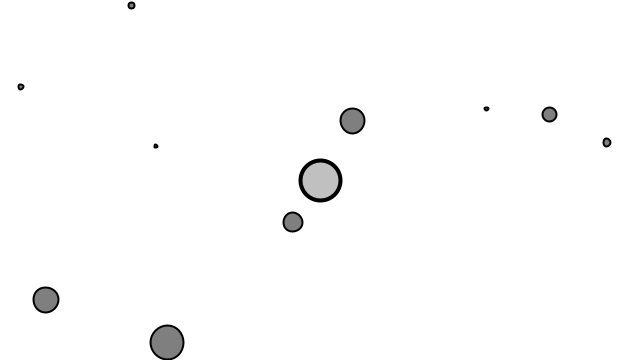
Frame 1 (no input)
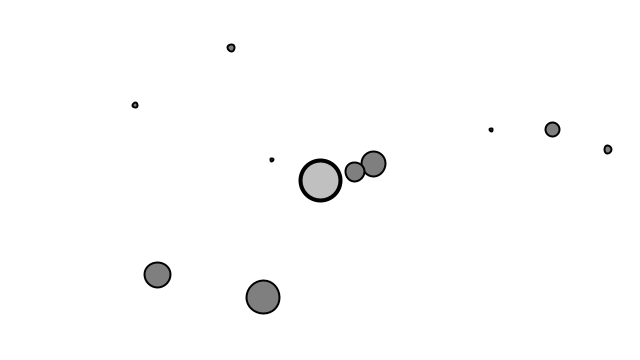
Frame 60 (the mouse pressed at the canvas centre just before this capture)
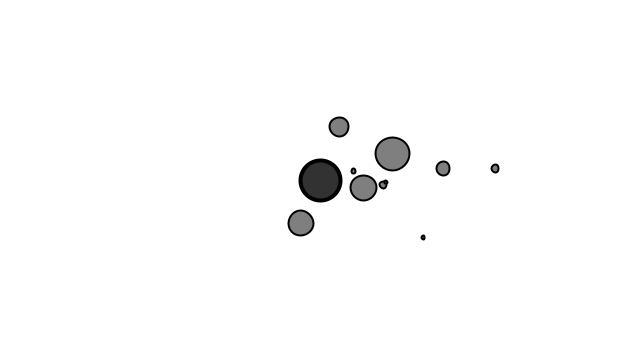
Frame 120 (the mouse held since frame 60 and released just before this capture)

The Processing sketch that drew these frames (run headless with seeded random() and noise(); from frame 60 on, the mouse is pressed at the canvas centre):

// Processing sketch: MoverGravitationAccelMany
// ── MoverGravitationAccelMany.pde
Mover[] movers = new Mover[10];
Attractor a;

void setup() {
  size(640, 360);

  for (int ixMover = 0; ixMover < movers.length; ixMover++) {
    movers[ixMover] = new Mover(random(0.1, 2), random(width), random(height));
  }

  a = new Attractor();
}

void draw() {
  background(255);

  for (int ixMover = 0; ixMover < movers.length; ixMover++) {
    PVector f = a.attract(movers[ixMover]);
    movers[ixMover].applyForce(f);
    movers[ixMover].update();
    movers[ixMover].display();
  }

  a.display();
  a.drag();
  a.hover(mouseX, mouseY);
}

void mousePressed() {
  a.clicked(mouseX, mouseY);
}

void mouseReleased() {
  a.stopDragging();
}

// ── Attractor.pde
class Attractor {
  float mass; // Mass, tied to size
  float G; // Gravitational constant
  PVector location; // Location of the attractor
  boolean dragging = false; // Is the object being dragged?
  boolean rollover = false; // Is the mouse over the ellipse?
  PVector dragOffset; // Holds the offset for when the object is clicked.

  Attractor() {
    location = new PVector(width / 2, height / 2);
    mass = 20;
    G = 1;
    dragOffset = new PVector(0.0, 0.0);
  }

  void display() {
    ellipseMode(CENTER);
    strokeWeight(4);
    stroke(0);

    if (dragging) {
      fill(50);
    } else if (rollover) {
      fill(100);
    } else {
      fill(175, 200);
    }
    
    ellipse(location.x, location.y, mass * 2, mass * 2);
  }

  PVector attract(Mover m) {

    // Get the directional vector between the two objects (subtract the mover's
    //   location from this attractor's location).
    PVector force = PVector.sub(location, m.location);

    // Get the actual distance.
    float distance = force.mag();

    // When distance is small, it would make the force too large, so constrain it. Similarly,
    //   constrain the max distance, else the force might get so weak that the mover would
    //   cease... moving.
    distance = constrain(distance, 5, 25);

    // With the force vector, we're only concerned with its direction, so normalize it.
    force.normalize();

    // Calculate the gravitational force exerted on the mover by this attractor.
    float strength = (G * mass * m.mass) / (distance * distance);
    force.mult(strength);

    return force;
  }
  
  //
  // The methods below are for mouse interaction.
  //

  void clicked(int mx, int my) {
    float distance = dist(mx, my, location.x, location.y);
    if (distance < mass) {
      dragging = true;
      dragOffset.x = location.x - mx;
      dragOffset.y = location.y - my;
    }
  }

  void hover(int mx, int my) {
    float distance = dist(mx, my, location.x, location.y);
    if (distance < mass) {
      rollover = true;
    } else {
      rollover = false;
    }
  }
  
  void stopDragging() {
    dragging = false;
  }
  
  void drag() {
    if (dragging) {
      location.x = mouseX + dragOffset.x;
      location.y = mouseY + dragOffset.y;
    }
  }
}

// ── Mover.pde
class Mover {
  
  PVector location;
  PVector velocity;
  PVector acceleration;
  float mass;
 
  Mover(float mass, float initialX, float initialY) {
    this.mass = mass;
    location = new PVector(initialX, initialY);
    velocity = new PVector(1, 0);
    acceleration = new PVector(0, 0);
  }
  
  void applyForce(PVector force) {
    // Since we no longer assume mass is 1, F no longer equals A. Divide the applied force 
    //   by mass to get the acceleration.
    PVector computedAccel = PVector.div(force, mass);
    
    // Add to acceleration, but we must remember to 0 it out in update after computing
    //   velocity and location, else it will rapidly grow unbounded.
    acceleration.add(computedAccel);
  }
  
  void update() {
    velocity.add(acceleration);
    location.add(velocity);
    
    // Clear acceleration so that we're not continually adding it in each frame in the
    //   applyForce function.
    acceleration.mult(0);
  }
  
  void display() {
    stroke(0);
    strokeWeight(2);
    fill(127);
    ellipse(location.x, location.y, mass*25, mass*25);
  }
  
  void checkEdges() {
    if (location.x < 0) {
       location.x = width;
    } else if (location.x > width) {
       location.x = 0;
    }
    
    if (location.y > height) {
       location.y = height;
       velocity.y *= -1;
    }
  }
}
